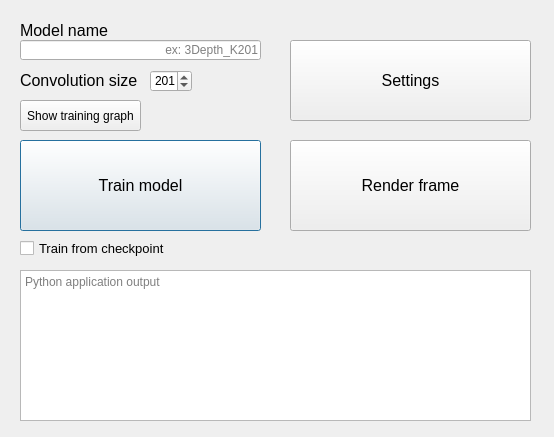
<?xml version="1.0" encoding="UTF-8"?>
<ui version="4.0">
 <class>DLMotionBlur</class>
 <widget class="QDialog" name="DLMotionBlur">
  <property name="geometry">
   <rect>
    <x>0</x>
    <y>0</y>
    <width>554</width>
    <height>437</height>
   </rect>
  </property>
  <property name="windowTitle">
   <string>DLMotionBlur</string>
  </property>
  <widget class="QLabel" name="label">
   <property name="geometry">
    <rect>
     <x>20</x>
     <y>20</y>
     <width>151</width>
     <height>21</height>
    </rect>
   </property>
   <property name="font">
    <font>
     <pointsize>12</pointsize>
    </font>
   </property>
   <property name="text">
    <string>Model name</string>
   </property>
  </widget>
  <widget class="QLineEdit" name="modelNameInput">
   <property name="geometry">
    <rect>
     <x>20</x>
     <y>40</y>
     <width>241</width>
     <height>20</height>
    </rect>
   </property>
   <property name="text">
    <string/>
   </property>
   <property name="alignment">
    <set>Qt::AlignRight|Qt::AlignTrailing|Qt::AlignVCenter</set>
   </property>
   <property name="placeholderText">
    <string>ex: 3Depth_K201</string>
   </property>
  </widget>
  <widget class="QPushButton" name="trainButton">
   <property name="geometry">
    <rect>
     <x>20</x>
     <y>140</y>
     <width>241</width>
     <height>91</height>
    </rect>
   </property>
   <property name="font">
    <font>
     <pointsize>12</pointsize>
    </font>
   </property>
   <property name="text">
    <string>Train model</string>
   </property>
   <property name="checkable">
    <bool>false</bool>
   </property>
  </widget>
  <widget class="QPushButton" name="renderButton">
   <property name="geometry">
    <rect>
     <x>290</x>
     <y>140</y>
     <width>241</width>
     <height>91</height>
    </rect>
   </property>
   <property name="font">
    <font>
     <pointsize>12</pointsize>
    </font>
   </property>
   <property name="text">
    <string>Render frame</string>
   </property>
   <property name="checkable">
    <bool>false</bool>
   </property>
  </widget>
  <widget class="QLabel" name="label_4">
   <property name="geometry">
    <rect>
     <x>20</x>
     <y>70</y>
     <width>151</width>
     <height>21</height>
    </rect>
   </property>
   <property name="font">
    <font>
     <pointsize>12</pointsize>
    </font>
   </property>
   <property name="text">
    <string>Convolution size</string>
   </property>
  </widget>
  <widget class="QTextBrowser" name="outputField">
   <property name="geometry">
    <rect>
     <x>20</x>
     <y>270</y>
     <width>511</width>
     <height>151</height>
    </rect>
   </property>
   <property name="html">
    <string>&lt;!DOCTYPE HTML PUBLIC &quot;-//W3C//DTD HTML 4.0//EN&quot; &quot;http://www.w3.org/TR/REC-html40/strict.dtd&quot;&gt;
&lt;html&gt;&lt;head&gt;&lt;meta name=&quot;qrichtext&quot; content=&quot;1&quot; /&gt;&lt;style type=&quot;text/css&quot;&gt;
p, li { white-space: pre-wrap; }
&lt;/style&gt;&lt;/head&gt;&lt;body style=&quot; font-family:'MS Shell Dlg 2'; font-size:8.25pt; font-weight:400; font-style:normal;&quot;&gt;
&lt;p style=&quot;-qt-paragraph-type:empty; margin-top:0px; margin-bottom:0px; margin-left:0px; margin-right:0px; -qt-block-indent:0; text-indent:0px; font-family:'MS Shell Dlg 2';&quot;&gt;&lt;br /&gt;&lt;/p&gt;&lt;/body&gt;&lt;/html&gt;</string>
   </property>
   <property name="placeholderText">
    <string>Python application output</string>
   </property>
  </widget>
  <widget class="QPushButton" name="settingsButton">
   <property name="geometry">
    <rect>
     <x>290</x>
     <y>40</y>
     <width>241</width>
     <height>81</height>
    </rect>
   </property>
   <property name="font">
    <font>
     <pointsize>12</pointsize>
    </font>
   </property>
   <property name="text">
    <string>Settings</string>
   </property>
   <property name="checkable">
    <bool>false</bool>
   </property>
  </widget>
  <widget class="QCheckBox" name="trainFromCheckpointCheckbox">
   <property name="geometry">
    <rect>
     <x>20</x>
     <y>240</y>
     <width>191</width>
     <height>17</height>
    </rect>
   </property>
   <property name="font">
    <font>
     <pointsize>10</pointsize>
    </font>
   </property>
   <property name="text">
    <string>Train from checkpoint</string>
   </property>
  </widget>
  <widget class="QPushButton" name="showGraphButton">
   <property name="geometry">
    <rect>
     <x>20</x>
     <y>100</y>
     <width>121</width>
     <height>31</height>
    </rect>
   </property>
   <property name="text">
    <string>Show training graph</string>
   </property>
  </widget>
  <widget class="QSpinBox" name="KSizeSpinBox">
   <property name="geometry">
    <rect>
     <x>150</x>
     <y>70</y>
     <width>42</width>
     <height>22</height>
    </rect>
   </property>
   <property name="maximum">
    <number>9999</number>
   </property>
   <property name="value">
    <number>201</number>
   </property>
  </widget>
  <zorder>label</zorder>
  <zorder>trainButton</zorder>
  <zorder>renderButton</zorder>
  <zorder>label_4</zorder>
  <zorder>outputField</zorder>
  <zorder>modelNameInput</zorder>
  <zorder>settingsButton</zorder>
  <zorder>trainFromCheckpointCheckbox</zorder>
  <zorder>showGraphButton</zorder>
  <zorder>KSizeSpinBox</zorder>
 </widget>
 <resources/>
 <connections/>
</ui>
